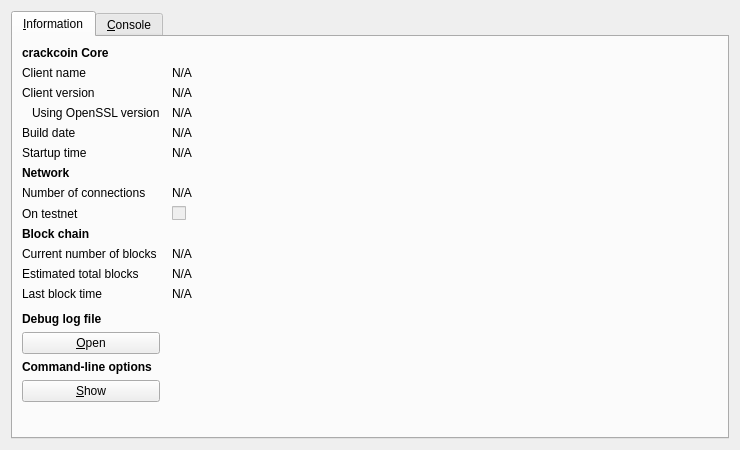
<?xml version="1.0" encoding="UTF-8"?>
<ui version="4.0">
 <class>RPCConsole</class>
 <widget class="QDialog" name="RPCConsole">
  <property name="geometry">
   <rect>
    <x>0</x>
    <y>0</y>
    <width>740</width>
    <height>450</height>
   </rect>
  </property>
  <property name="windowTitle">
   <string>crackcoin - Debug window</string>
  </property>
  <layout class="QVBoxLayout" name="verticalLayout_2">
   <item>
    <widget class="QTabWidget" name="tabWidget">
     <property name="currentIndex">
      <number>0</number>
     </property>
     <widget class="QWidget" name="tab_info">
      <attribute name="title">
       <string>&amp;Information</string>
      </attribute>
      <layout class="QGridLayout" name="gridLayout" columnstretch="0,1">
       <property name="horizontalSpacing">
        <number>12</number>
       </property>
       <item row="0" column="0">
        <widget class="QLabel" name="label_9">
         <property name="font">
          <font>
           <weight>75</weight>
           <bold>true</bold>
          </font>
         </property>
         <property name="text">
          <string>crackcoin Core</string>
         </property>
        </widget>
       </item>
       <item row="1" column="0">
        <widget class="QLabel" name="label_5">
         <property name="text">
          <string>Client name</string>
         </property>
        </widget>
       </item>
       <item row="1" column="1">
        <widget class="QLabel" name="clientName">
         <property name="cursor">
          <cursorShape>IBeamCursor</cursorShape>
         </property>
         <property name="text">
          <string>N/A</string>
         </property>
         <property name="textFormat">
          <enum>Qt::PlainText</enum>
         </property>
         <property name="textInteractionFlags">
          <set>Qt::LinksAccessibleByMouse|Qt::TextSelectableByKeyboard|Qt::TextSelectableByMouse</set>
         </property>
        </widget>
       </item>
       <item row="2" column="0">
        <widget class="QLabel" name="label_6">
         <property name="text">
          <string>Client version</string>
         </property>
        </widget>
       </item>
       <item row="2" column="1">
        <widget class="QLabel" name="clientVersion">
         <property name="cursor">
          <cursorShape>IBeamCursor</cursorShape>
         </property>
         <property name="text">
          <string>N/A</string>
         </property>
         <property name="textFormat">
          <enum>Qt::PlainText</enum>
         </property>
         <property name="textInteractionFlags">
          <set>Qt::LinksAccessibleByMouse|Qt::TextSelectableByKeyboard|Qt::TextSelectableByMouse</set>
         </property>
        </widget>
       </item>
       <item row="3" column="0">
        <widget class="QLabel" name="label_14">
         <property name="text">
          <string>Using OpenSSL version</string>
         </property>
         <property name="indent">
          <number>10</number>
         </property>
        </widget>
       </item>
       <item row="3" column="1">
        <widget class="QLabel" name="openSSLVersion">
         <property name="cursor">
          <cursorShape>IBeamCursor</cursorShape>
         </property>
         <property name="text">
          <string>N/A</string>
         </property>
         <property name="textFormat">
          <enum>Qt::PlainText</enum>
         </property>
         <property name="textInteractionFlags">
          <set>Qt::LinksAccessibleByMouse|Qt::TextSelectableByKeyboard|Qt::TextSelectableByMouse</set>
         </property>
        </widget>
       </item>
       <item row="4" column="0">
        <widget class="QLabel" name="label_12">
         <property name="text">
          <string>Build date</string>
         </property>
        </widget>
       </item>
       <item row="4" column="1">
        <widget class="QLabel" name="buildDate">
         <property name="cursor">
          <cursorShape>IBeamCursor</cursorShape>
         </property>
         <property name="text">
          <string>N/A</string>
         </property>
         <property name="textFormat">
          <enum>Qt::PlainText</enum>
         </property>
         <property name="textInteractionFlags">
          <set>Qt::LinksAccessibleByMouse|Qt::TextSelectableByKeyboard|Qt::TextSelectableByMouse</set>
         </property>
        </widget>
       </item>
       <item row="5" column="0">
        <widget class="QLabel" name="label_13">
         <property name="text">
          <string>Startup time</string>
         </property>
        </widget>
       </item>
       <item row="5" column="1">
        <widget class="QLabel" name="startupTime">
         <property name="cursor">
          <cursorShape>IBeamCursor</cursorShape>
         </property>
         <property name="text">
          <string>N/A</string>
         </property>
         <property name="textFormat">
          <enum>Qt::PlainText</enum>
         </property>
         <property name="textInteractionFlags">
          <set>Qt::LinksAccessibleByMouse|Qt::TextSelectableByKeyboard|Qt::TextSelectableByMouse</set>
         </property>
        </widget>
       </item>
       <item row="6" column="0">
        <widget class="QLabel" name="label_11">
         <property name="font">
          <font>
           <weight>75</weight>
           <bold>true</bold>
          </font>
         </property>
         <property name="text">
          <string>Network</string>
         </property>
        </widget>
       </item>
       <item row="7" column="0">
        <widget class="QLabel" name="label_7">
         <property name="text">
          <string>Number of connections</string>
         </property>
        </widget>
       </item>
       <item row="7" column="1">
        <widget class="QLabel" name="numberOfConnections">
         <property name="cursor">
          <cursorShape>IBeamCursor</cursorShape>
         </property>
         <property name="text">
          <string>N/A</string>
         </property>
         <property name="textFormat">
          <enum>Qt::PlainText</enum>
         </property>
         <property name="textInteractionFlags">
          <set>Qt::LinksAccessibleByMouse|Qt::TextSelectableByKeyboard|Qt::TextSelectableByMouse</set>
         </property>
        </widget>
       </item>
       <item row="8" column="0">
        <widget class="QLabel" name="label_8">
         <property name="text">
          <string>On testnet</string>
         </property>
        </widget>
       </item>
       <item row="8" column="1">
        <widget class="QCheckBox" name="isTestNet">
         <property name="enabled">
          <bool>false</bool>
         </property>
         <property name="text">
          <string/>
         </property>
        </widget>
       </item>
       <item row="9" column="0">
        <widget class="QLabel" name="label_10">
         <property name="font">
          <font>
           <weight>75</weight>
           <bold>true</bold>
          </font>
         </property>
         <property name="text">
          <string>Block chain</string>
         </property>
        </widget>
       </item>
       <item row="10" column="0">
        <widget class="QLabel" name="label_3">
         <property name="text">
          <string>Current number of blocks</string>
         </property>
        </widget>
       </item>
       <item row="10" column="1">
        <widget class="QLabel" name="numberOfBlocks">
         <property name="cursor">
          <cursorShape>IBeamCursor</cursorShape>
         </property>
         <property name="text">
          <string>N/A</string>
         </property>
         <property name="textFormat">
          <enum>Qt::PlainText</enum>
         </property>
         <property name="textInteractionFlags">
          <set>Qt::LinksAccessibleByMouse|Qt::TextSelectableByKeyboard|Qt::TextSelectableByMouse</set>
         </property>
        </widget>
       </item>
       <item row="11" column="0">
        <widget class="QLabel" name="label_4">
         <property name="text">
          <string>Estimated total blocks</string>
         </property>
        </widget>
       </item>
       <item row="11" column="1">
        <widget class="QLabel" name="totalBlocks">
         <property name="cursor">
          <cursorShape>IBeamCursor</cursorShape>
         </property>
         <property name="text">
          <string>N/A</string>
         </property>
         <property name="textFormat">
          <enum>Qt::PlainText</enum>
         </property>
         <property name="textInteractionFlags">
          <set>Qt::LinksAccessibleByMouse|Qt::TextSelectableByKeyboard|Qt::TextSelectableByMouse</set>
         </property>
        </widget>
       </item>
       <item row="12" column="0">
        <widget class="QLabel" name="label_2">
         <property name="text">
          <string>Last block time</string>
         </property>
        </widget>
       </item>
       <item row="12" column="1">
        <widget class="QLabel" name="lastBlockTime">
         <property name="cursor">
          <cursorShape>IBeamCursor</cursorShape>
         </property>
         <property name="text">
          <string>N/A</string>
         </property>
         <property name="textFormat">
          <enum>Qt::PlainText</enum>
         </property>
         <property name="textInteractionFlags">
          <set>Qt::LinksAccessibleByMouse|Qt::TextSelectableByKeyboard|Qt::TextSelectableByMouse</set>
         </property>
        </widget>
       </item>
       <item row="13" column="0">
        <spacer name="verticalSpacer_2">
         <property name="orientation">
          <enum>Qt::Vertical</enum>
         </property>
         <property name="sizeHint" stdset="0">
          <size>
           <width>20</width>
           <height>20</height>
          </size>
         </property>
        </spacer>
       </item>
       <item row="14" column="0">
        <widget class="QLabel" name="labelDebugLogfile">
         <property name="font">
          <font>
           <weight>75</weight>
           <bold>true</bold>
          </font>
         </property>
         <property name="text">
          <string>Debug log file</string>
         </property>
        </widget>
       </item>
       <item row="15" column="0">
        <widget class="QPushButton" name="openDebugLogfileButton">
         <property name="toolTip">
          <string>Open the crackcoin debug log file from the current data directory. This can take a few seconds for large log files.</string>
         </property>
         <property name="text">
          <string>&amp;Open</string>
         </property>
         <property name="autoDefault">
          <bool>false</bool>
         </property>
        </widget>
       </item>
       <item row="16" column="0">
        <widget class="QLabel" name="labelCLOptions">
         <property name="font">
          <font>
           <weight>75</weight>
           <bold>true</bold>
          </font>
         </property>
         <property name="text">
          <string>Command-line options</string>
         </property>
        </widget>
       </item>
       <item row="17" column="0">
        <widget class="QPushButton" name="showCLOptionsButton">
         <property name="toolTip">
          <string>Show the crackcoin-Qt help message to get a list with possible crackcoin command-line options.</string>
         </property>
         <property name="text">
          <string>&amp;Show</string>
         </property>
         <property name="autoDefault">
          <bool>false</bool>
         </property>
        </widget>
       </item>
       <item row="18" column="0">
        <spacer name="verticalSpacer">
         <property name="orientation">
          <enum>Qt::Vertical</enum>
         </property>
         <property name="sizeHint" stdset="0">
          <size>
           <width>20</width>
           <height>40</height>
          </size>
         </property>
        </spacer>
       </item>
      </layout>
     </widget>
     <widget class="QWidget" name="tab_console">
      <attribute name="title">
       <string>&amp;Console</string>
      </attribute>
      <layout class="QVBoxLayout" name="verticalLayout_3">
       <property name="spacing">
        <number>3</number>
       </property>
       <item>
        <widget class="QTextEdit" name="messagesWidget">
         <property name="minimumSize">
          <size>
           <width>0</width>
           <height>100</height>
          </size>
         </property>
         <property name="readOnly">
          <bool>true</bool>
         </property>
         <property name="tabKeyNavigation" stdset="0">
          <bool>false</bool>
         </property>
         <property name="columnCount" stdset="0">
          <number>2</number>
         </property>
        </widget>
       </item>
       <item>
        <layout class="QHBoxLayout" name="horizontalLayout">
         <property name="spacing">
          <number>3</number>
         </property>
         <item>
          <widget class="QLabel" name="label">
           <property name="text">
            <string notr="true">&gt;</string>
           </property>
          </widget>
         </item>
         <item>
          <widget class="QLineEdit" name="lineEdit"/>
         </item>
         <item>
          <widget class="QPushButton" name="clearButton">
           <property name="maximumSize">
            <size>
             <width>24</width>
             <height>24</height>
            </size>
           </property>
           <property name="toolTip">
            <string>Clear console</string>
           </property>
           <property name="text">
            <string/>
           </property>
           <property name="icon">
            <iconset resource="../bitcoin.qrc">
             <normaloff>:/icons/remove</normaloff>:/icons/remove</iconset>
           </property>
           <property name="shortcut">
            <string notr="true">Ctrl+L</string>
           </property>
           <property name="autoDefault">
            <bool>false</bool>
           </property>
          </widget>
         </item>
        </layout>
       </item>
      </layout>
     </widget>
    </widget>
   </item>
  </layout>
 </widget>
 <resources>
  <include location="../bitcoin.qrc"/>
 </resources>
 <connections/>
</ui>
